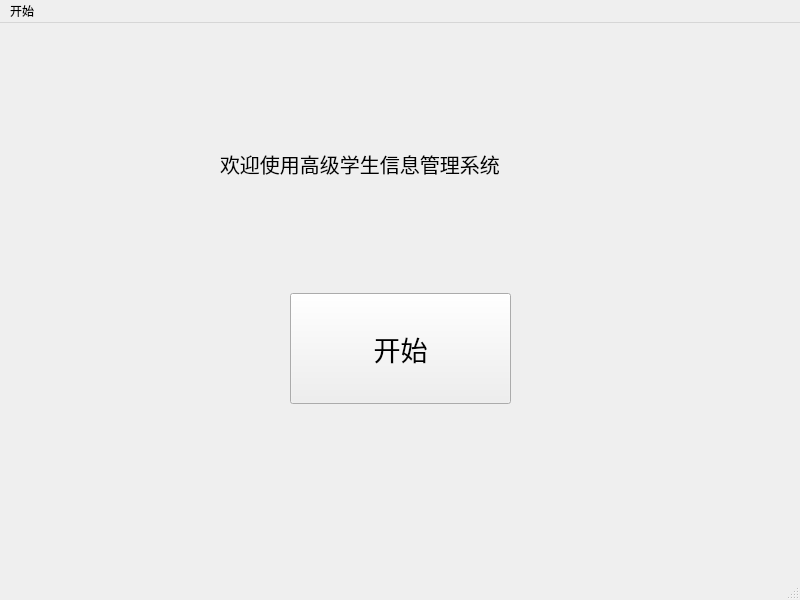
<?xml version="1.0" encoding="UTF-8"?>
<ui version="4.0">
 <class>MainWindow</class>
 <widget class="QMainWindow" name="MainWindow">
  <property name="geometry">
   <rect>
    <x>0</x>
    <y>0</y>
    <width>800</width>
    <height>600</height>
   </rect>
  </property>
  <property name="windowTitle">
   <string>MainWindow</string>
  </property>
  <widget class="QWidget" name="centralwidget">
   <widget class="QLabel" name="label">
    <property name="geometry">
     <rect>
      <x>220</x>
      <y>80</y>
      <width>361</width>
      <height>121</height>
     </rect>
    </property>
    <property name="font">
     <font>
      <pointsize>15</pointsize>
     </font>
    </property>
    <property name="text">
     <string>欢迎使用高级学生信息管理系统</string>
    </property>
   </widget>
   <widget class="QPushButton" name="pushButton">
    <property name="geometry">
     <rect>
      <x>290</x>
      <y>270</y>
      <width>221</width>
      <height>111</height>
     </rect>
    </property>
    <property name="font">
     <font>
      <pointsize>20</pointsize>
     </font>
    </property>
    <property name="text">
     <string>开始</string>
    </property>
   </widget>
  </widget>
  <widget class="QMenuBar" name="menubar">
   <property name="geometry">
    <rect>
     <x>0</x>
     <y>0</y>
     <width>800</width>
     <height>26</height>
    </rect>
   </property>
   <widget class="QMenu" name="menu">
    <property name="title">
     <string>开始</string>
    </property>
    <addaction name="actionquit"/>
   </widget>
   <addaction name="menu"/>
  </widget>
  <widget class="QStatusBar" name="statusbar"/>
  <action name="actionopen">
   <property name="text">
    <string>打开</string>
   </property>
  </action>
  <action name="actionsave">
   <property name="text">
    <string>保存</string>
   </property>
  </action>
  <action name="actionquit">
   <property name="text">
    <string>退出</string>
   </property>
  </action>
 </widget>
 <resources/>
 <connections/>
</ui>
